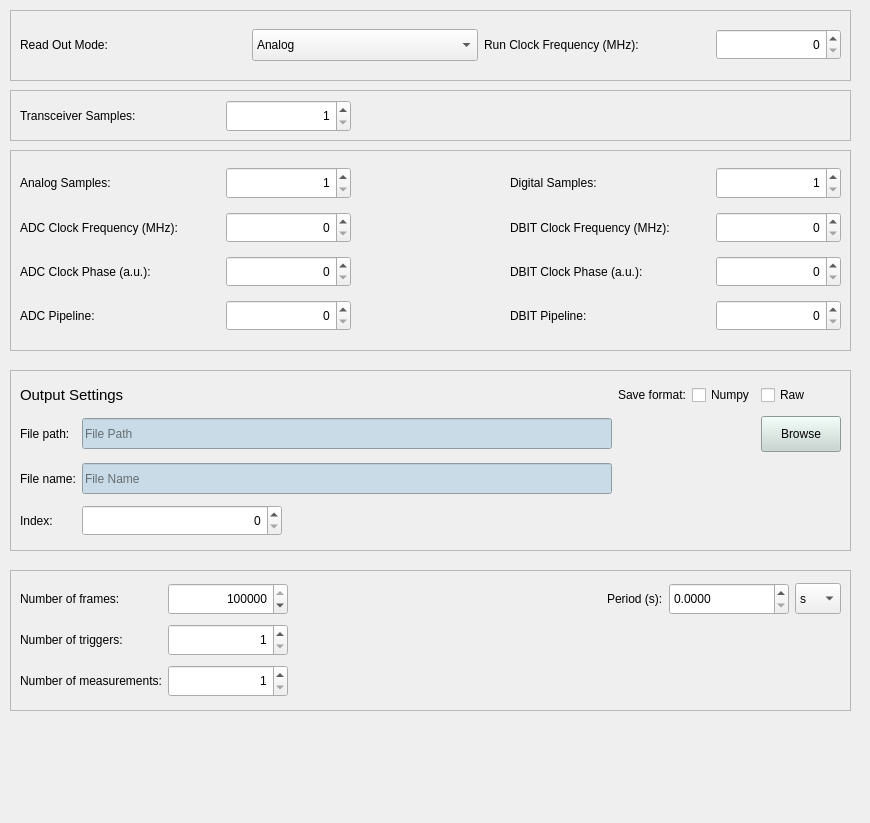
<?xml version="1.0" encoding="UTF-8"?>
<ui version="4.0">
 <class>Form</class>
 <widget class="QWidget" name="Form">
  <property name="geometry">
   <rect>
    <x>0</x>
    <y>0</y>
    <width>870</width>
    <height>823</height>
   </rect>
  </property>
  <property name="minimumSize">
   <size>
    <width>870</width>
    <height>800</height>
   </size>
  </property>
  <property name="windowTitle">
   <string>Form</string>
  </property>
  <widget class="QFrame" name="frame_20">
   <property name="geometry">
    <rect>
     <x>10</x>
     <y>10</y>
     <width>841</width>
     <height>71</height>
    </rect>
   </property>
   <property name="frameShape">
    <enum>QFrame::StyledPanel</enum>
   </property>
   <property name="frameShadow">
    <enum>QFrame::Sunken</enum>
   </property>
   <layout class="QGridLayout" name="gridLayout_19">
    <item row="1" column="5">
     <widget class="QSpinBox" name="spinBoxRunF">
      <property name="sizePolicy">
       <sizepolicy hsizetype="Preferred" vsizetype="Fixed">
        <horstretch>0</horstretch>
        <verstretch>0</verstretch>
       </sizepolicy>
      </property>
      <property name="minimumSize">
       <size>
        <width>125</width>
        <height>31</height>
       </size>
      </property>
      <property name="maximumSize">
       <size>
        <width>125</width>
        <height>31</height>
       </size>
      </property>
      <property name="alignment">
       <set>Qt::AlignRight|Qt::AlignTrailing|Qt::AlignVCenter</set>
      </property>
      <property name="buttonSymbols">
       <enum>QAbstractSpinBox::UpDownArrows</enum>
      </property>
      <property name="maximum">
       <number>1000</number>
      </property>
      <property name="value">
       <number>0</number>
      </property>
     </widget>
    </item>
    <item row="1" column="0">
     <widget class="QLabel" name="label_398">
      <property name="text">
       <string>Read Out Mode: </string>
      </property>
     </widget>
    </item>
    <item row="1" column="2">
     <widget class="QComboBox" name="comboBoxROMode">
      <property name="minimumSize">
       <size>
        <width>0</width>
        <height>32</height>
       </size>
      </property>
      <property name="maximumSize">
       <size>
        <width>16777215</width>
        <height>32</height>
       </size>
      </property>
      <item>
       <property name="text">
        <string>Analog</string>
       </property>
      </item>
      <item>
       <property name="text">
        <string>Digital</string>
       </property>
      </item>
      <item>
       <property name="text">
        <string>Analog and Digital</string>
       </property>
      </item>
      <item>
       <property name="text">
        <string>Transceiver</string>
       </property>
      </item>
      <item>
       <property name="text">
        <string>Digital and Transceiver</string>
       </property>
      </item>
     </widget>
    </item>
    <item row="1" column="4">
     <widget class="QLabel" name="label_70">
      <property name="text">
       <string>Run Clock Frequency (MHz):</string>
      </property>
     </widget>
    </item>
   </layout>
  </widget>
  <widget class="QFrame" name="frame_13">
   <property name="geometry">
    <rect>
     <x>10</x>
     <y>90</y>
     <width>841</width>
     <height>51</height>
    </rect>
   </property>
   <property name="frameShape">
    <enum>QFrame::StyledPanel</enum>
   </property>
   <property name="frameShadow">
    <enum>QFrame::Raised</enum>
   </property>
   <layout class="QGridLayout" name="gridLayout_24">
    <item row="0" column="1">
     <widget class="QSpinBox" name="spinBoxTransceiver">
      <property name="sizePolicy">
       <sizepolicy hsizetype="Preferred" vsizetype="Fixed">
        <horstretch>0</horstretch>
        <verstretch>0</verstretch>
       </sizepolicy>
      </property>
      <property name="minimumSize">
       <size>
        <width>125</width>
        <height>32</height>
       </size>
      </property>
      <property name="maximumSize">
       <size>
        <width>125</width>
        <height>32</height>
       </size>
      </property>
      <property name="alignment">
       <set>Qt::AlignRight|Qt::AlignTrailing|Qt::AlignVCenter</set>
      </property>
      <property name="minimum">
       <number>1</number>
      </property>
      <property name="maximum">
       <number>100000</number>
      </property>
     </widget>
    </item>
    <item row="0" column="2">
     <spacer name="horizontalSpacer_16">
      <property name="orientation">
       <enum>Qt::Horizontal</enum>
      </property>
      <property name="sizeHint" stdset="0">
       <size>
        <width>40</width>
        <height>20</height>
       </size>
      </property>
     </spacer>
    </item>
    <item row="0" column="0">
     <widget class="QLabel" name="labelTransceiver">
      <property name="minimumSize">
       <size>
        <width>200</width>
        <height>0</height>
       </size>
      </property>
      <property name="text">
       <string>Transceiver Samples:</string>
      </property>
     </widget>
    </item>
   </layout>
  </widget>
  <widget class="QFrame" name="frame_15">
   <property name="geometry">
    <rect>
     <x>10</x>
     <y>150</y>
     <width>841</width>
     <height>201</height>
    </rect>
   </property>
   <property name="frameShape">
    <enum>QFrame::StyledPanel</enum>
   </property>
   <property name="frameShadow">
    <enum>QFrame::Sunken</enum>
   </property>
   <layout class="QGridLayout" name="gridLayout_6">
    <item row="2" column="3">
     <widget class="QLabel" name="label_74">
      <property name="minimumSize">
       <size>
        <width>200</width>
        <height>0</height>
       </size>
      </property>
      <property name="text">
       <string>DBIT Clock Frequency (MHz):</string>
      </property>
     </widget>
    </item>
    <item row="2" column="0">
     <widget class="QLabel" name="label_71">
      <property name="sizePolicy">
       <sizepolicy hsizetype="Minimum" vsizetype="Preferred">
        <horstretch>0</horstretch>
        <verstretch>0</verstretch>
       </sizepolicy>
      </property>
      <property name="minimumSize">
       <size>
        <width>200</width>
        <height>0</height>
       </size>
      </property>
      <property name="text">
       <string>ADC Clock Frequency (MHz):</string>
      </property>
     </widget>
    </item>
    <item row="3" column="4">
     <widget class="QSpinBox" name="spinBoxDBITPhase">
      <property name="sizePolicy">
       <sizepolicy hsizetype="Preferred" vsizetype="Fixed">
        <horstretch>0</horstretch>
        <verstretch>0</verstretch>
       </sizepolicy>
      </property>
      <property name="minimumSize">
       <size>
        <width>125</width>
        <height>31</height>
       </size>
      </property>
      <property name="maximumSize">
       <size>
        <width>125</width>
        <height>31</height>
       </size>
      </property>
      <property name="alignment">
       <set>Qt::AlignRight|Qt::AlignTrailing|Qt::AlignVCenter</set>
      </property>
      <property name="maximum">
       <number>9999</number>
      </property>
     </widget>
    </item>
    <item row="4" column="3">
     <widget class="QLabel" name="label_76">
      <property name="text">
       <string>DBIT Pipeline:</string>
      </property>
     </widget>
    </item>
    <item row="2" column="1">
     <widget class="QSpinBox" name="spinBoxADCF">
      <property name="sizePolicy">
       <sizepolicy hsizetype="Preferred" vsizetype="Fixed">
        <horstretch>0</horstretch>
        <verstretch>0</verstretch>
       </sizepolicy>
      </property>
      <property name="minimumSize">
       <size>
        <width>125</width>
        <height>31</height>
       </size>
      </property>
      <property name="maximumSize">
       <size>
        <width>125</width>
        <height>31</height>
       </size>
      </property>
      <property name="alignment">
       <set>Qt::AlignRight|Qt::AlignTrailing|Qt::AlignVCenter</set>
      </property>
      <property name="maximum">
       <number>1000</number>
      </property>
     </widget>
    </item>
    <item row="4" column="1">
     <widget class="QSpinBox" name="spinBoxADCPipeline">
      <property name="sizePolicy">
       <sizepolicy hsizetype="Preferred" vsizetype="Fixed">
        <horstretch>0</horstretch>
        <verstretch>0</verstretch>
       </sizepolicy>
      </property>
      <property name="minimumSize">
       <size>
        <width>125</width>
        <height>31</height>
       </size>
      </property>
      <property name="maximumSize">
       <size>
        <width>125</width>
        <height>31</height>
       </size>
      </property>
      <property name="alignment">
       <set>Qt::AlignRight|Qt::AlignTrailing|Qt::AlignVCenter</set>
      </property>
     </widget>
    </item>
    <item row="4" column="0">
     <widget class="QLabel" name="label_73">
      <property name="text">
       <string>ADC Pipeline:</string>
      </property>
     </widget>
    </item>
    <item row="3" column="0">
     <widget class="QLabel" name="label_72">
      <property name="text">
       <string>ADC Clock Phase (a.u.):</string>
      </property>
     </widget>
    </item>
    <item row="3" column="3">
     <widget class="QLabel" name="label_75">
      <property name="text">
       <string>DBIT Clock Phase (a.u.):</string>
      </property>
     </widget>
    </item>
    <item row="2" column="2">
     <spacer name="horizontalSpacer">
      <property name="orientation">
       <enum>Qt::Horizontal</enum>
      </property>
      <property name="sizeType">
       <enum>QSizePolicy::Expanding</enum>
      </property>
      <property name="sizeHint" stdset="0">
       <size>
        <width>10</width>
        <height>20</height>
       </size>
      </property>
     </spacer>
    </item>
    <item row="2" column="4">
     <widget class="QSpinBox" name="spinBoxDBITF">
      <property name="sizePolicy">
       <sizepolicy hsizetype="Preferred" vsizetype="Fixed">
        <horstretch>0</horstretch>
        <verstretch>0</verstretch>
       </sizepolicy>
      </property>
      <property name="minimumSize">
       <size>
        <width>125</width>
        <height>31</height>
       </size>
      </property>
      <property name="maximumSize">
       <size>
        <width>125</width>
        <height>31</height>
       </size>
      </property>
      <property name="alignment">
       <set>Qt::AlignRight|Qt::AlignTrailing|Qt::AlignVCenter</set>
      </property>
      <property name="maximum">
       <number>1000</number>
      </property>
     </widget>
    </item>
    <item row="4" column="4">
     <widget class="QSpinBox" name="spinBoxDBITPipeline">
      <property name="sizePolicy">
       <sizepolicy hsizetype="Preferred" vsizetype="Fixed">
        <horstretch>0</horstretch>
        <verstretch>0</verstretch>
       </sizepolicy>
      </property>
      <property name="minimumSize">
       <size>
        <width>125</width>
        <height>31</height>
       </size>
      </property>
      <property name="maximumSize">
       <size>
        <width>125</width>
        <height>31</height>
       </size>
      </property>
      <property name="alignment">
       <set>Qt::AlignRight|Qt::AlignTrailing|Qt::AlignVCenter</set>
      </property>
     </widget>
    </item>
    <item row="3" column="1">
     <widget class="QSpinBox" name="spinBoxADCPhase">
      <property name="sizePolicy">
       <sizepolicy hsizetype="Preferred" vsizetype="Fixed">
        <horstretch>0</horstretch>
        <verstretch>0</verstretch>
       </sizepolicy>
      </property>
      <property name="minimumSize">
       <size>
        <width>125</width>
        <height>31</height>
       </size>
      </property>
      <property name="maximumSize">
       <size>
        <width>125</width>
        <height>31</height>
       </size>
      </property>
      <property name="alignment">
       <set>Qt::AlignRight|Qt::AlignTrailing|Qt::AlignVCenter</set>
      </property>
      <property name="maximum">
       <number>9999</number>
      </property>
     </widget>
    </item>
    <item row="0" column="0">
     <widget class="QLabel" name="labelAnalog">
      <property name="text">
       <string>Analog Samples:</string>
      </property>
     </widget>
    </item>
    <item row="0" column="1">
     <widget class="QSpinBox" name="spinBoxAnalog">
      <property name="sizePolicy">
       <sizepolicy hsizetype="Preferred" vsizetype="Fixed">
        <horstretch>0</horstretch>
        <verstretch>0</verstretch>
       </sizepolicy>
      </property>
      <property name="minimumSize">
       <size>
        <width>125</width>
        <height>32</height>
       </size>
      </property>
      <property name="maximumSize">
       <size>
        <width>125</width>
        <height>32</height>
       </size>
      </property>
      <property name="alignment">
       <set>Qt::AlignRight|Qt::AlignTrailing|Qt::AlignVCenter</set>
      </property>
      <property name="minimum">
       <number>1</number>
      </property>
      <property name="maximum">
       <number>100000</number>
      </property>
     </widget>
    </item>
    <item row="0" column="3">
     <widget class="QLabel" name="labelDigital">
      <property name="text">
       <string>Digital Samples:</string>
      </property>
     </widget>
    </item>
    <item row="0" column="4">
     <widget class="QSpinBox" name="spinBoxDigital">
      <property name="sizePolicy">
       <sizepolicy hsizetype="Preferred" vsizetype="Fixed">
        <horstretch>0</horstretch>
        <verstretch>0</verstretch>
       </sizepolicy>
      </property>
      <property name="minimumSize">
       <size>
        <width>125</width>
        <height>32</height>
       </size>
      </property>
      <property name="maximumSize">
       <size>
        <width>125</width>
        <height>32</height>
       </size>
      </property>
      <property name="alignment">
       <set>Qt::AlignRight|Qt::AlignTrailing|Qt::AlignVCenter</set>
      </property>
      <property name="minimum">
       <number>1</number>
      </property>
      <property name="maximum">
       <number>100000</number>
      </property>
      <property name="value">
       <number>1</number>
      </property>
     </widget>
    </item>
   </layout>
  </widget>
  <widget class="QFrame" name="frame_11">
   <property name="geometry">
    <rect>
     <x>10</x>
     <y>370</y>
     <width>841</width>
     <height>181</height>
    </rect>
   </property>
   <property name="frameShape">
    <enum>QFrame::StyledPanel</enum>
   </property>
   <property name="frameShadow">
    <enum>QFrame::Sunken</enum>
   </property>
   <layout class="QGridLayout" name="gridLayout_15">
    <item row="0" column="0" colspan="2">
     <widget class="QLabel" name="label_127">
      <property name="font">
       <font>
        <pointsize>11</pointsize>
       </font>
      </property>
      <property name="frameShadow">
       <enum>QFrame::Sunken</enum>
      </property>
      <property name="lineWidth">
       <number>1</number>
      </property>
      <property name="text">
       <string>Output Settings</string>
      </property>
     </widget>
    </item>
    <item row="2" column="0">
     <widget class="QLabel" name="label_129">
      <property name="text">
       <string>File name:</string>
      </property>
     </widget>
    </item>
    <item row="2" column="1">
     <widget class="QLineEdit" name="lineEditFileName">
      <property name="minimumSize">
       <size>
        <width>0</width>
        <height>31</height>
       </size>
      </property>
      <property name="maximumSize">
       <size>
        <width>16777215</width>
        <height>31</height>
       </size>
      </property>
      <property name="styleSheet">
       <string notr="true">background-color: rgb(200, 219, 230);</string>
      </property>
      <property name="placeholderText">
       <string>File Name</string>
      </property>
     </widget>
    </item>
    <item row="4" column="0">
     <widget class="QLabel" name="label_131">
      <property name="text">
       <string>Index:</string>
      </property>
     </widget>
    </item>
    <item row="4" column="1">
     <widget class="QSpinBox" name="spinBoxAcquisitionIndex">
      <property name="minimumSize">
       <size>
        <width>0</width>
        <height>31</height>
       </size>
      </property>
      <property name="maximumSize">
       <size>
        <width>200</width>
        <height>31</height>
       </size>
      </property>
      <property name="alignment">
       <set>Qt::AlignRight|Qt::AlignTrailing|Qt::AlignVCenter</set>
      </property>
      <property name="maximum">
       <number>999999999</number>
      </property>
     </widget>
    </item>
    <item row="0" column="4">
     <widget class="QCheckBox" name="checkBoxFileWriteRaw">
      <property name="text">
       <string>Raw</string>
      </property>
     </widget>
    </item>
    <item row="1" column="4">
     <widget class="QPushButton" name="pushButtonFilePath">
      <property name="minimumSize">
       <size>
        <width>0</width>
        <height>36</height>
       </size>
      </property>
      <property name="styleSheet">
       <string notr="true">background-color: rgb(199, 213, 207);</string>
      </property>
      <property name="text">
       <string>Browse</string>
      </property>
     </widget>
    </item>
    <item row="1" column="1">
     <widget class="QLineEdit" name="lineEditFilePath">
      <property name="minimumSize">
       <size>
        <width>0</width>
        <height>31</height>
       </size>
      </property>
      <property name="maximumSize">
       <size>
        <width>16777215</width>
        <height>31</height>
       </size>
      </property>
      <property name="styleSheet">
       <string notr="true">background-color: rgb(200, 219, 230);</string>
      </property>
      <property name="placeholderText">
       <string>File Path</string>
      </property>
     </widget>
    </item>
    <item row="1" column="0">
     <widget class="QLabel" name="label_130">
      <property name="text">
       <string>File path:</string>
      </property>
     </widget>
    </item>
    <item row="0" column="3">
     <widget class="QCheckBox" name="checkBoxFileWriteNumpy">
      <property name="text">
       <string>Numpy</string>
      </property>
     </widget>
    </item>
    <item row="0" column="2">
     <widget class="QLabel" name="label_2">
      <property name="text">
       <string>Save format:</string>
      </property>
     </widget>
    </item>
   </layout>
  </widget>
  <widget class="QFrame" name="frame_53">
   <property name="geometry">
    <rect>
     <x>10</x>
     <y>570</y>
     <width>841</width>
     <height>141</height>
    </rect>
   </property>
   <property name="sizePolicy">
    <sizepolicy hsizetype="Fixed" vsizetype="Preferred">
     <horstretch>0</horstretch>
     <verstretch>0</verstretch>
    </sizepolicy>
   </property>
   <property name="frameShape">
    <enum>QFrame::StyledPanel</enum>
   </property>
   <property name="frameShadow">
    <enum>QFrame::Sunken</enum>
   </property>
   <layout class="QGridLayout" name="gridLayout_3">
    <item row="0" column="0">
     <widget class="QLabel" name="label">
      <property name="text">
       <string>Number of frames:</string>
      </property>
     </widget>
    </item>
    <item row="0" column="1">
     <widget class="QSpinBox" name="spinBoxFrames">
      <property name="sizePolicy">
       <sizepolicy hsizetype="Fixed" vsizetype="Fixed">
        <horstretch>0</horstretch>
        <verstretch>0</verstretch>
       </sizepolicy>
      </property>
      <property name="minimumSize">
       <size>
        <width>120</width>
        <height>32</height>
       </size>
      </property>
      <property name="maximumSize">
       <size>
        <width>16777215</width>
        <height>32</height>
       </size>
      </property>
      <property name="alignment">
       <set>Qt::AlignRight|Qt::AlignTrailing|Qt::AlignVCenter</set>
      </property>
      <property name="minimum">
       <number>1</number>
      </property>
      <property name="maximum">
       <number>999999999</number>
      </property>
      <property name="value">
       <number>999999999</number>
      </property>
     </widget>
    </item>
    <item row="0" column="2">
     <spacer name="horizontalSpacer_4">
      <property name="sizePolicy">
       <sizepolicy hsizetype="Minimum" vsizetype="Minimum">
        <horstretch>0</horstretch>
        <verstretch>0</verstretch>
       </sizepolicy>
      </property>
      <property name="orientation">
       <enum>Qt::Horizontal</enum>
      </property>
      <property name="sizeHint" stdset="0">
       <size>
        <width>40</width>
        <height>20</height>
       </size>
      </property>
     </spacer>
    </item>
    <item row="0" column="3">
     <widget class="QLabel" name="label_392">
      <property name="text">
       <string>Period (s):</string>
      </property>
     </widget>
    </item>
    <item row="0" column="4">
     <widget class="QDoubleSpinBox" name="spinBoxPeriod">
      <property name="sizePolicy">
       <sizepolicy hsizetype="Fixed" vsizetype="Fixed">
        <horstretch>0</horstretch>
        <verstretch>0</verstretch>
       </sizepolicy>
      </property>
      <property name="minimumSize">
       <size>
        <width>120</width>
        <height>32</height>
       </size>
      </property>
      <property name="maximumSize">
       <size>
        <width>150</width>
        <height>32</height>
       </size>
      </property>
      <property name="decimals">
       <number>4</number>
      </property>
      <property name="maximum">
       <double>99999.990000000005239</double>
      </property>
     </widget>
    </item>
    <item row="0" column="5">
     <widget class="QComboBox" name="comboBoxPeriod">
      <property name="minimumSize">
       <size>
        <width>0</width>
        <height>31</height>
       </size>
      </property>
      <item>
       <property name="text">
        <string>s</string>
       </property>
      </item>
      <item>
       <property name="text">
        <string>ms</string>
       </property>
      </item>
      <item>
       <property name="text">
        <string>μs</string>
       </property>
      </item>
      <item>
       <property name="text">
        <string>ns</string>
       </property>
      </item>
     </widget>
    </item>
    <item row="1" column="0">
     <widget class="QLabel" name="label_393">
      <property name="minimumSize">
       <size>
        <width>0</width>
        <height>0</height>
       </size>
      </property>
      <property name="text">
       <string>Number of triggers:</string>
      </property>
     </widget>
    </item>
    <item row="1" column="1">
     <widget class="QSpinBox" name="spinBoxTriggers">
      <property name="sizePolicy">
       <sizepolicy hsizetype="Fixed" vsizetype="Fixed">
        <horstretch>0</horstretch>
        <verstretch>0</verstretch>
       </sizepolicy>
      </property>
      <property name="minimumSize">
       <size>
        <width>120</width>
        <height>32</height>
       </size>
      </property>
      <property name="maximumSize">
       <size>
        <width>16777215</width>
        <height>32</height>
       </size>
      </property>
      <property name="alignment">
       <set>Qt::AlignRight|Qt::AlignTrailing|Qt::AlignVCenter</set>
      </property>
      <property name="minimum">
       <number>1</number>
      </property>
      <property name="maximum">
       <number>999999999</number>
      </property>
     </widget>
    </item>
    <item row="2" column="0">
     <widget class="QLabel" name="label_132">
      <property name="text">
       <string>Number of measurements:</string>
      </property>
     </widget>
    </item>
    <item row="2" column="1">
     <widget class="QSpinBox" name="spinBoxMeasurements">
      <property name="minimumSize">
       <size>
        <width>120</width>
        <height>32</height>
       </size>
      </property>
      <property name="maximumSize">
       <size>
        <width>16777215</width>
        <height>32</height>
       </size>
      </property>
      <property name="alignment">
       <set>Qt::AlignRight|Qt::AlignTrailing|Qt::AlignVCenter</set>
      </property>
      <property name="minimum">
       <number>1</number>
      </property>
      <property name="maximum">
       <number>999999999</number>
      </property>
     </widget>
    </item>
   </layout>
  </widget>
 </widget>
 <resources/>
 <connections/>
</ui>
